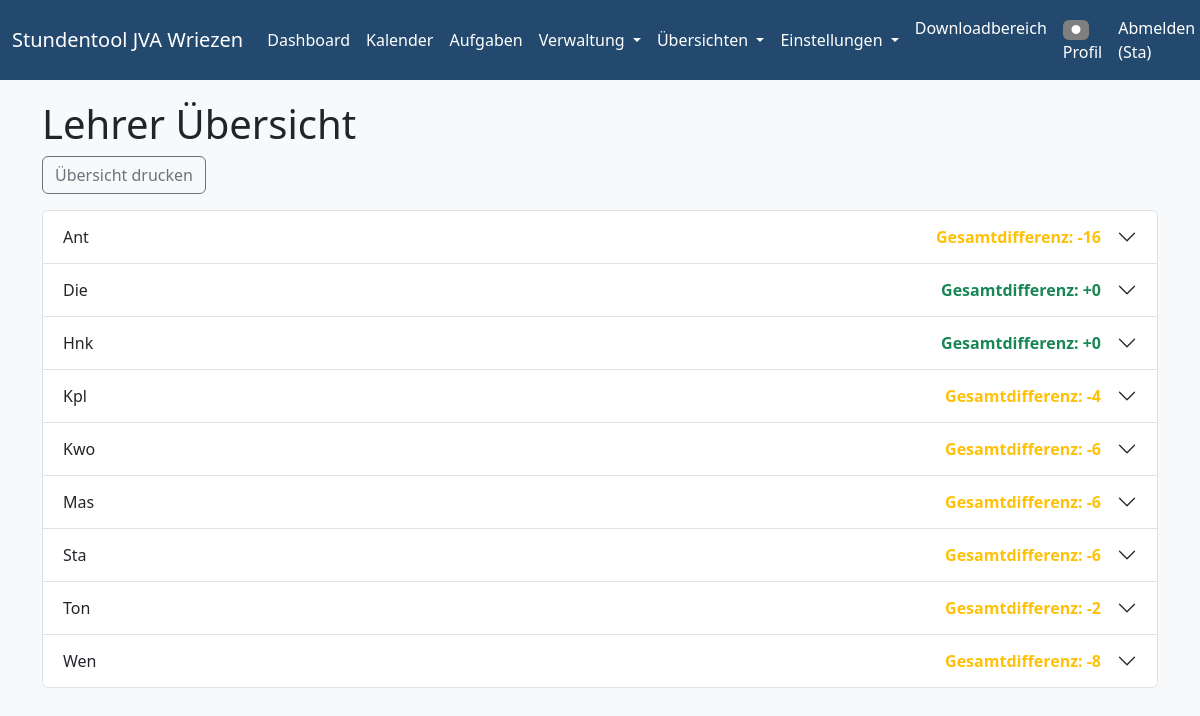
/uebersicht/lehrer (signed in), run on the app's committed database.
### models.py (models this page shows, shortened)
class User(db.Model, UserMixin):
    id = db.Column(db.Integer, primary_key=True)
    username = db.Column(db.String(20), unique=True, nullable=False) # Used for login
    email = db.Column(db.String(120), unique=True, nullable=False) # Keep email for contact/recovery
    password = db.Column(db.String(60), nullable=False)
    role = db.Column(db.String(20), default='Benutzer', nullable=False) # New role column
    farbe = db.Column(db.String(7), default='#808080') # Hex color

class Lehrer(db.Model):
    __tablename__ = 'lehrer'
    id = db.Column(db.Integer, primary_key=True)
    name = db.Column(db.String(64), unique=True, nullable=False)
    stunden_gesamt_soll_input = db.Column(db.String(10), default='26')
    stunden_a_input = db.Column(db.String(10), default='')
    stunden_b_input = db.Column(db.String(10), default='')
    stunden_a = db.Column(db.Integer, default=0)
    stunden_b = db.Column(db.Integer, default=0)
    farbe = db.Column(db.String(7), default='#808080') # Hex color
    tage = db.Column(db.JSON, default=lambda: ["Mo", "Di", "Mi", "Do", "Fr"])
    max_stunden_pro_tag = db.Column(db.JSON, default=lambda: {}) # Speichert {Tag: {WocheA: X, WocheB: Y}}
    abwesend_an_tagen = db.Column(db.JSON, default=list)
    angebote = db.relationship('Angebot', secondary=lehrer_angebot_association, backref='lehrer')
    hauptangebot_id = db.Column(db.Integer, db.ForeignKey('angebot.id'), nullable=True)
    hauptangebot = db.relationship('Angebot', foreign_keys=[hauptangebot_id])
    einsatz_klassen = db.Column(db.Text, default="[]")  # PATCH: als JSON-String speichern, falls kein PickleType/JSON verfügbar

### app.py (the view)
@app.route('/uebersicht/lehrer')
@login_required
@role_required([ROLE_ADMIN, ROLE_PLANER])
def lehrer_uebersicht():
    lehrer_details = berechne_lehrer_uebersicht()
    return render_template(
        'lehrer_uebersicht.html',
        title='Lehrer Übersicht',
        lehrer_details=lehrer_details,
    )

### app.py (called while the page is built)
def role_required(allowed_roles):
    def decorator(f):
        @wraps(f)
        def decorated_function(*args, **kwargs):
            if not current_user.is_authenticated:
                return login_manager.unauthorized() # Redirect to login page
            if current_user.role not in allowed_roles:
                flash('Sie haben keine Berechtigung, auf diese Seite zuzugreifen.', 'danger')
                abort(403) # Forbidden
            return f(*args, **kwargs)
        return decorated_function
    return decorator

@login_manager.user_loader
def load_user(user_id):
    return User.query.get(int(user_id))

### templates/lehrer_uebersicht.html (shortened to what this page needs)
{% extends "base.html" %}
{% block content %}
<h1>Lehrer Übersicht</h1>
<div class="mb-3">
    <button class="btn btn-outline-secondary" onclick="window.print()">Übersicht drucken</button>
</div>
<div class="accordion" id="lehrerAccordion">
    {% for lehrer in lehrer_details %}
    <div class="accordion-item">
        <h2 class="accordion-header" id="heading-{{ lehrer.id }}">
            <button class="accordion-button collapsed" type="button" data-bs-toggle="collapse" data-bs-target="#collapse-{{ lehrer.id }}" aria-expanded="false" aria-controls="collapse-{{ lehrer.id }}">
                <div class="d-flex justify-content-between w-100 me-3">
                    <span>{{ lehrer.name }}</span>
                    <span class="fw-bold {% if lehrer.gesamt_diff > 0 %}text-danger{% elif lehrer.gesamt_diff < 0 %}text-warning{% else %}text-success{% endif %}">
                        Gesamtdifferenz: {{ '%+d'|format(lehrer.gesamt_diff) }}
                    </span>
                </div>
            </button>
        </h2>
                                {% set has_einsaetze = false %}
    </div>
    {% endfor %}
</div>
{% endblock %}

### templates/base.html (shortened to what this page needs)
<!DOCTYPE html>
<html lang="de">
<head>
    <link href="https://cdn.jsdelivr.net/npm/bootstrap@5.3.3/dist/css/bootstrap.min.css" rel="stylesheet">
    <link rel="stylesheet" href="https://cdnjs.cloudflare.com/ajax/libs/font-awesome/6.4.0/css/all.min.css">
</head>
<body>
    <nav class="navbar navbar-expand-lg navbar-custom">
        <div class="container-fluid">
            <a class="navbar-brand" href="{{ url_for('stundenplan_anzeigen') }}">Stundentool JVA Wriezen</a>
            <div class="collapse navbar-collapse" id="navbarNav">
                <ul class="navbar-nav me-auto mb-2 mb-lg-0">
                    <li class="nav-item">
                        <a class="nav-link" href="{{ url_for('stundenplan_anzeigen') }}">Dashboard</a>
                    </li>
                    <li class="nav-item">
                        <a class="nav-link" href="{{ url_for('kalender') }}">Kalender</a>
                    </li>
                    {% if current_user.is_authenticated %}
                    <li class="nav-item">
                        <a class="nav-link" href="{{ url_for('kanban_board') }}">Aufgaben</a>
                    </li>
                    {% endif %}
                    {% if current_user.is_authenticated and (current_user.role == 'Admin' or current_user.role == 'Planer') %}
                    <li class="nav-item dropdown">
                        <a class="nav-link dropdown-toggle" href="#" id="navbarDropdownVerwaltung" role="button" data-bs-toggle="dropdown" aria-expanded="false">
                            Verwaltung
                        </a>
                    </li>
                    {% endif %}
                    {% if current_user.is_authenticated and (current_user.role == 'Admin' or current_user.role == 'Planer') %}
                    <li class="nav-item dropdown">
                        <a class="nav-link dropdown-toggle" href="#" id="navbarDropdownUebersichten" role="button" data-bs-toggle="dropdown" aria-expanded="false">
                            Übersichten
                        </a>
                    </li>
                    {% endif %}
                    {% if current_user.is_authenticated and current_user.role == 'Admin' %}
                    <li class="nav-item dropdown">
                        <a class="nav-link dropdown-toggle" href="#" id="navbarDropdownEinstellungen" role="button" data-bs-toggle="dropdown" aria-expanded="false">
                            Einstellungen
                        </a>
                    </li>
                    {% endif %}
                </ul>
                <ul class="navbar-nav ms-auto mb-2 mb-lg-0">
                    {% if current_user.is_authenticated %}
                        <li class="nav-item">
                            <a class="nav-link" href="{{ url_for('downloads') }}">Downloadbereich</a>
                        </li>
                        <li class="nav-item">
                            <a class="nav-link" href="{{ url_for('profil') }}">
                                <span class="badge" style="background:{{ current_user.farbe }};color:#fff;">&#9679;</span>
                                Profil
                            </a>
                        </li>
                        <li class="nav-item">
                            <a class="nav-link" href="{{ url_for('logout') }}">Abmelden ({{ current_user.username }})</a>
                        </li>
                    {% else %}
                        <li class="nav-item"><a class="nav-link" href="{{ url_for('login') }}">Anmelden</a></li>
                    {% endif %}
                </ul>
            </div>
        </div>
    </nav>
    <div class="container">
        {% block content %}{% endblock %}
    </div>
</body>
</html>

### templates/base.html (style rules this page uses)
body { background-color: #f8f9fa; }
.container { margin-top: 20px; }
.navbar-custom { background-color: #23496e !important; }
.navbar-custom .navbar-nav .nav-link, .navbar-custom .navbar-brand, .navbar-custom .navbar-nav .dropdown-toggle { color: #fff !important; transition: color 0.2s, background 0.2s, box-shadow 0.2s; }

### data on the page
User: username "Sta"
Lehrer: name "Ant", gesamt_diff "-16"
Lehrer: name "Die", gesamt_diff "+0"
Lehrer: name "Hnk", gesamt_diff "+0"
Lehrer: name "Kpl", gesamt_diff "-4"
Lehrer: name "Kwo", gesamt_diff "-6"
Lehrer: name "Mas", gesamt_diff "-6"
Lehrer: name "Sta", gesamt_diff "-6"
Lehrer: name "Ton", gesamt_diff "-2"
Lehrer: name "Wen", gesamt_diff "-8"
